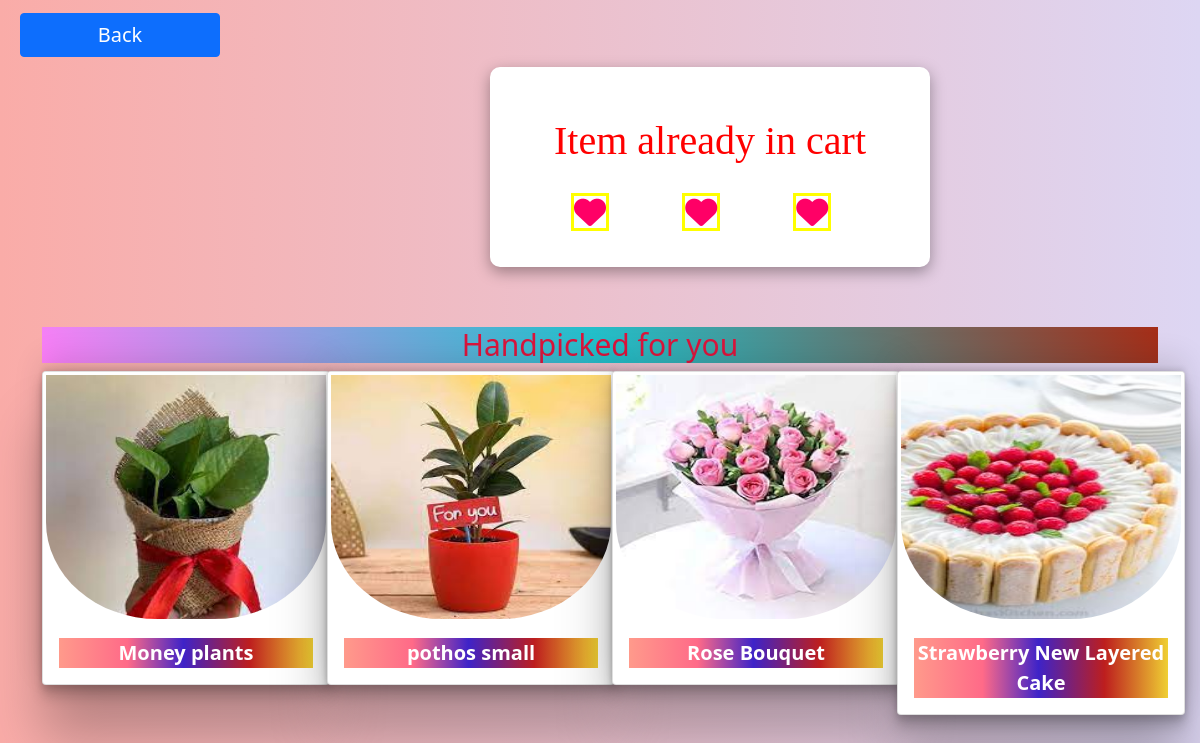
Screenshot of /main_app/recommenteddisplay/ with the database file from the repository.
### main_app/models.py (models this page shows, shortened)
class recommendedmodel(models.Model):
    pdtreconame=models.CharField(max_length=50)
    pdtrecoimage=models.FileField(upload_to='main_app/static')

### main_app/views.py (the view)
# urls.py: path('recommenteddisplay/',recommenteddisplay),
def recommenteddisplay(request):
    s=recommendedmodel.objects.all()
    r=[]
    f=[]
    for i in s:
        g=i.pdtreconame
        r.append(g)
        h=str(i.pdtrecoimage).split('/')[-1]
        f.append(h)
    pr=zip(r,f)
    return render(request,'recocustomerdisplay.html',{'pr':pr})

### main_app/templates/recocustomerdisplay.html (shortened to what this page needs)
<!DOCTYPE html>
{% load static %}
<html lang="en">
<head>
    <link href="https://cdn.jsdelivr.net/npm/bootstrap@5.0.2/dist/css/bootstrap.min.css" rel="stylesheet">
</head>
<body>
<div>
    <a href="http://127.0.0.1:8000/main_app/customerprodisplay/" class="btn btn-primary">Back</a>
</div>
<div class="re">
    <div class="container">
        <div class="row">
            <div class="col-12">
                <h1>Item already in cart</h1>
                <i class="fa-solid fa-heart fa-2x"></i>
                 <i class="fa-solid fa-heart fa-2x"></i>
                 <i class="fa-solid fa-heart fa-2x"></i>
            </div>
        </div>
    </div>
</div>
<div class="firrow">
        <div class="container">
            <h3>Handpicked for you</h3>
            <div class="row">
                 {% for i,j in pr %}
                <div class="col-3">
                    <div class="card" style="width: 18rem;">
                    <img src="{% static j %}" class="card-img-top">
                        <div class="card-body">
                            <b><p class="card-text">{{i}}</p></b>
                        </div>
                    </div>
            </div>
             {% endfor %}
        </div>
    </div>
</div>
</body>
</html>

### main_app/templates/recocustomerdisplay.html (style rules this page uses)
* { padding:0px; margin:0px; box:border-box; }
body { background-color: #FAACA8; background-image: linear-gradient(90deg, #FAACA8 0%, #DDD6F3 100%); }
.re { margin-top:10px; height:200px; width:440px; margin-left:490px; box-shadow: rgba(0, 0, 0, 0.35) 0px 5px 15px; border-radius:10px 10px; background:#ffff; }
h1 { text-align:center; font-size:40px; margin-top:50px; color:red; font-family:cursive; }
.firrow { margin-top:60px; height:600px; width:100%; }
h3 { text-align:center; color:crimson; font-size:30px; background-color: #fb7ef7; background-image: linear-gradient(62deg, #fb7ef7 0%, #22bfca 50%, #a52d17 100%); }
img { height:250px; width:300px; border-radius:40% 40%; border:3px solid white; }
.card-text { text-align:center; font-size:20px; color:#ffff; background-color: #FF9A8B; background-image: linear-gradient(90deg, #FF9A8B 0%, #FF6A88 27%, #3e23c8 49%, #bd1e1e 75%, #efcf33 100%); }
.card { box-shadow: rgba(0, 0, 0, 0.25) 0px 54px 55px, rgba(0, 0, 0, 0.12) 0px -12px 30px, rgba(0, 0, 0, 0.12) 0px 4px 6px, rgba(0, 0, 0, 0.17) 0px 12px 13px, rgba(0, 0, 0, 0.09) 0px -3px 5px; }
.fa-solid { color:#ff0066; text-align:center; margin-left:69px; margin-top:20px; border:3px solid yellow; }
.btn { width:200px; font-size:20px; margin-top:13px; margin-left:20px; }

### rows the page displays
recommendedmodel: pr "Money plants"
recommendedmodel: pr "pothos small"
recommendedmodel: pr "Rose Bouquet"
recommendedmodel: pr "Strawberry New Layered Cake"
